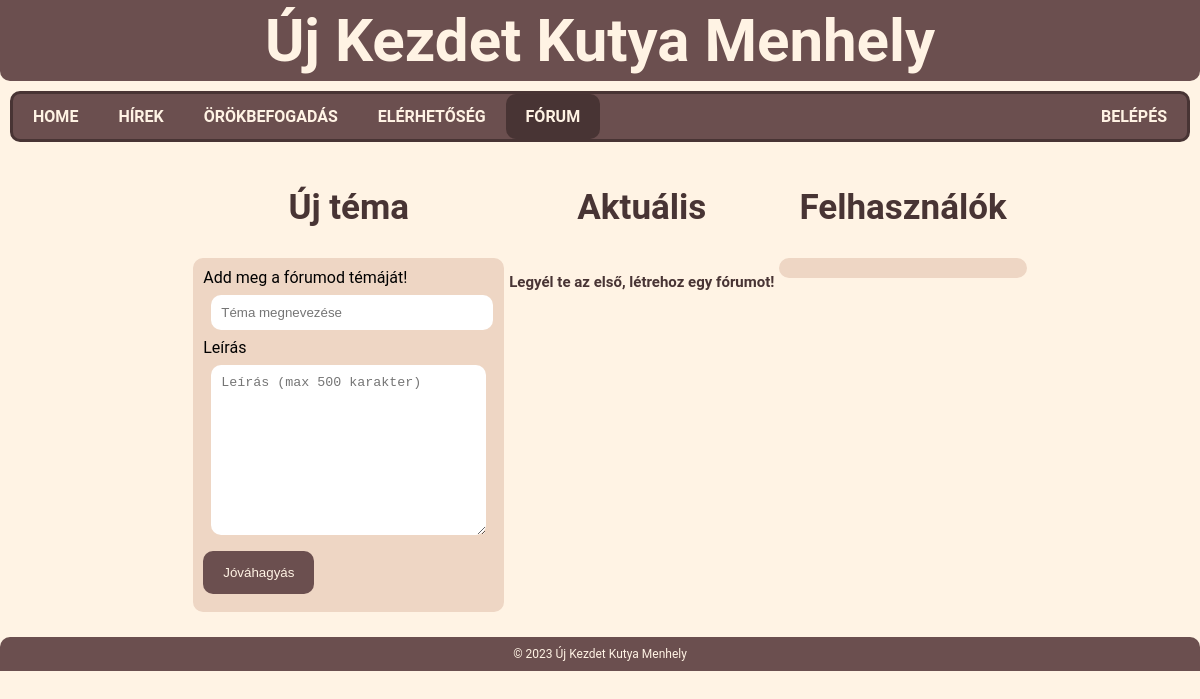
/forum.php, run on an earlier commit of the app's database.
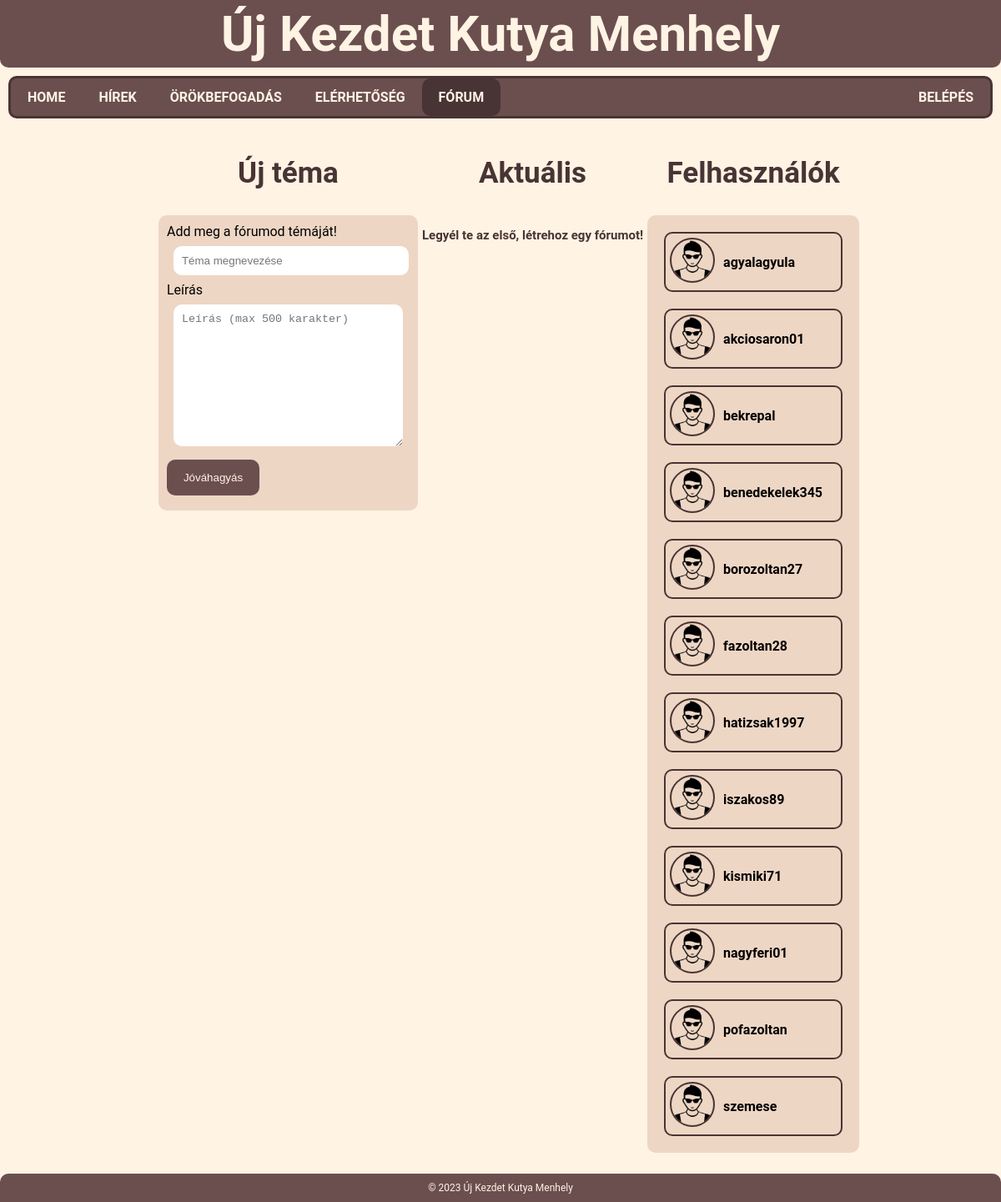
And on a later commit of the database.
### tables this page shows
CREATE TABLE `user_info` (
  `uname` varchar(50) NOT NULL,
  `first_name` varchar(50) NOT NULL,
  `last_name` varchar(50) NOT NULL,
  `email` varchar(50) NOT NULL,
  `date_of_birth` date NOT NULL,
  `pfp` varchar(50) DEFAULT NULL,
  `privileged` tinyint(1) NOT NULL DEFAULT 0
);

### queries/users_forum.php (the view, shortened to what this page needs)
<?php
include "queries/db_connect.php";
$sql = "SELECT * FROM user_info ORDER BY last_name";
$res = $conn->query($sql);
if ($res->num_rows > 0) {
    while ($row = $res->fetch_assoc()) {
        if ($row['uname'] !== 'admin') {
            echo '<div class="user">';
            echo '<div class="user-img">';
                    if ($row['pfp'] !== NULL && $row['pfp'] !== "") {
                        echo '<img src="img/avatar/'.$row['pfp'].'" alt="profil-avatar"  height="50" width="50" class="avatar"/>';
                    } else {
                        echo '<img src="img/login_avatar.png" alt="profil-avatar"  height="50" width="50" class="avatar"/>';
                    }
                echo '</div>';
                echo '<div class="user-info">';
                    echo "<p>".$row["uname"]."</p>";
                echo '</div>';
            echo '</div>';
            }
        }
} else {
    echo "Nincs még felhasználó!";
}
?>

### forum.php (shortened to what this page needs)
<!DOCTYPE html>
<html lang="hu">
<?php include 'head.php'; ?>
<body>
    <?php include 'header.html';
    include 'navbar.php'?>
    <div class="body-container">
        <div class="flex-container">
            <div class="section-container">
                <h1>Új téma</h1>
                <section>
                    <div class="topics">
                        <form action="forum.php" method="POST">
                            <div class="topic">
                                <label for="topic">Add meg a fórumod témáját!</label>
                                <input type="text" name="topic" placeholder="Téma megnevezése">
                            </div>
                            <div class="desc">
                                <label for="description">Leírás</label>
                                <textarea name="description" cols="30" rows="10" placeholder="Leírás (max 500 karakter)"></textarea>
                            </div>
                            <button type="submit" name="jovahagy">Jóváhagyás</button>
                        </form>
                    </div>
                </section>
            </div>
            <div class="section-container">
                <h1>Aktuális</h1>
                <?php include 'queries/topics_forum.php'; ?>
            </div>
            <div class="aside-container">
                <h1>Felhasználók</h1>
                <aside>
                    <div class="users">
                        <?php include 'queries/users_forum.php'; ?>
                    </div>
                </aside>
            </div>
        </div>
    </div>
</body>

What changed in the data, as far as the page shows it:
added user_info: uname "agyalagyula"
added user_info: uname "akciosaron01"
added user_info: uname "bekrepal"
added user_info: uname "benedekelek345"
added user_info: uname "borozoltan27"
added user_info: uname "fazoltan28"
added user_info: uname "hatizsak1997"
added user_info: uname "iszakos89"
added user_info: uname "kismiki71"
added user_info: uname "nagyferi01"
added user_info: uname "pofazoltan"
added user_info: uname "szemese"
